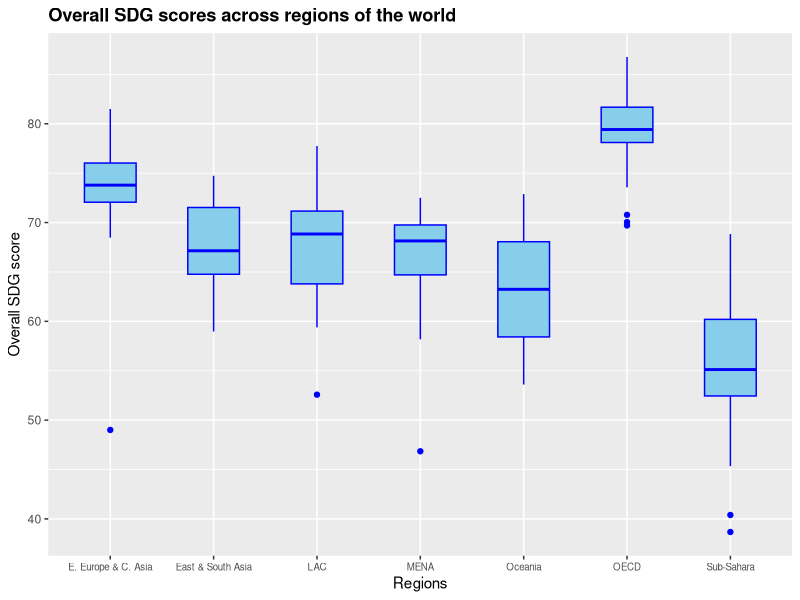
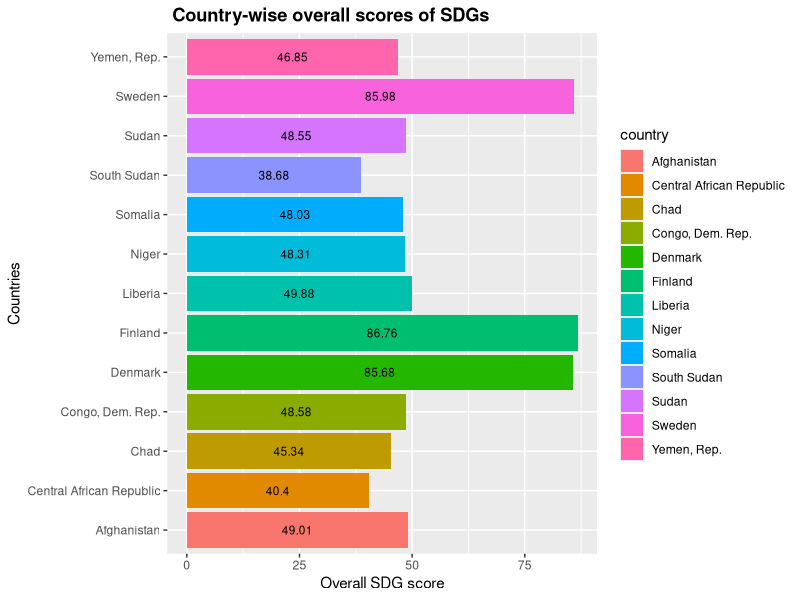
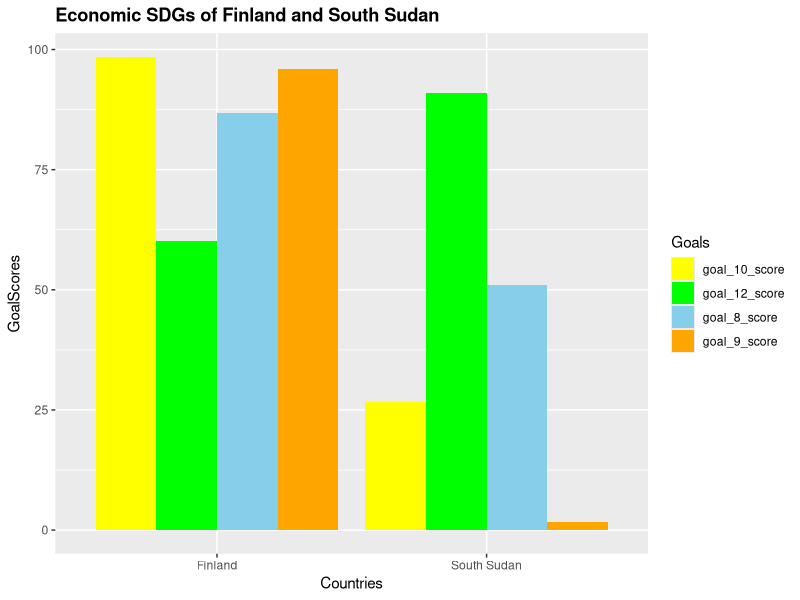

These charts were generated, in order, by the following R code:
## ---- chunk 1
library(tidyverse)
library(ggplot2)
library(tidyr)
## ---- chunk 2
# Import Data
indata <- read.csv("sustainable_development_report_2023.csv")
# Check if data import was as expected
dim(indata)
head(indata, 2)
## ---- chunk 3
#Sort data in ascending order of country names
sdata <- indata[order(indata$country),]

#Find the count of duplicate rows
sum(duplicated(sdata))

#Find missing values
colSums(is.na(sdata))

#Replace missing values with zero
sdrdata <- sdata
sdrdata <- sdrdata %>% replace(is.na(.), 0)
colSums(is.na(sdrdata))

#Summary of data
summary(sdrdata)
## ---- chunk 4
sdrdata4<-select(sdrdata, region, overall_score)
    
#plotting boxplots
ggplot(sdrdata4, aes(x=region, y=overall_score))+geom_boxplot(fill = "skyblue", color = "blue", width = 0.5)+xlab("Regions")+ylab("Overall SDG score")+ggtitle ("Overall SDG scores across regions of the world") + theme(plot.title = element_text(face = "bold"))+ theme(axis.text.x = element_text(size = 7))
## ---- chunk 5
sdrdata2<-select(sdrdata,country,overall_score)
sdr_data2 <- sdrdata2 %>% filter( overall_score > 85 | overall_score<50 )

sdr_data2$overall_score <- round(sdr_data2$overall_score,2)

#plotting horizontal bar charts
ggplot(sdr_data2,aes(x=country, y=overall_score, fill=country)) + geom_bar(stat="identity") + coord_flip() + labs(y ="Overall SDG score", x = "Countries") + ggtitle(" Country-wise overall scores of SDGs") + theme(plot.title = element_text(face = "bold")) + geom_text(aes(label = overall_score),
            position = position_stack(vjust = 0.5), size = 3)
## ---- chunk 6
sdrdata3<-select(sdrdata,country,goal_8_score,goal_9_score,goal_10_score,goal_12_score)
sdr_data3 <- sdrdata3 %>% filter( country %in% 'Finland' | country %in% 'South Sudan')

data_long <- gather(sdr_data3, key = "Goals", value="value", -country)

#plotting column charts
column_chart <- ggplot(data_long, aes(x=country, y=value, fill=Goals)) + geom_bar(stat = "identity", position = "dodge") + ggtitle("Economic SDGs of Finland and South Sudan")+xlab("Countries")+ylab("GoalScores")+scale_fill_manual(values = c("goal_8_score"="skyblue","goal_9_score"="orange","goal_10_score"="yellow","goal_12_score"="green"))+ theme(plot.title = element_text(face = "bold"))

print(column_chart)
## ---- chunk 7
#Include only numeric variables.
PCA_sdrdata<-subset(sdrdata, select = -c(country_code,country,region,overall_score))
scaled.data <- scale (PCA_sdrdata)
s <- cov(scaled.data)
s %>% round(2)
## ---- chunk 8
s.eigen <- eigen(s) #Eigen analysis
s.eigen$values %>% round(3)
## ---- chunk 9
sum(s.eigen$values)
s.eigen.prop <- s.eigen$values/sum(s.eigen$values) #Proportion of variances
s.eigen.prop %>% round(3)
cumsum(s.eigen.prop) #Cumulative proportion
loadings <- round(s.eigen$vectors[,1:6], digits = 3)
rownames(loadings) <- colnames(PCA_sdrdata)
colnames(loadings) <- c("PC1", "PC2", "PC3","PC4","PC5","PC6")
loadings
